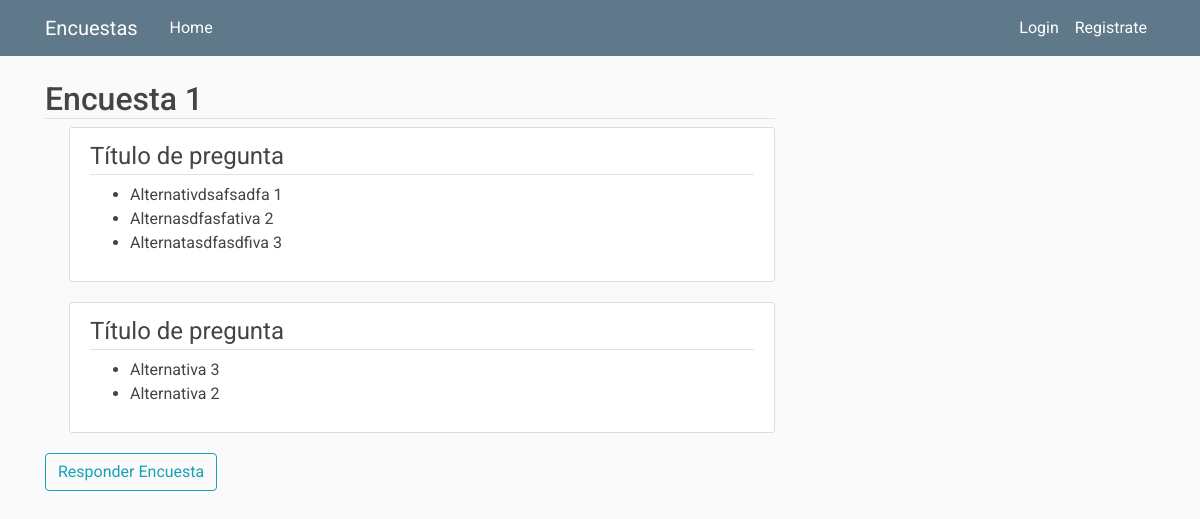
The app's page /encuesta/3 with its own data.
### encuestas/models.py (models this page shows)
class Encuesta(db.Model):
    id = db.Column(db.Integer, primary_key = True)
    title = db.Column(db.String(100),nullable = False)
    date_created = db.Column(db.DateTime, nullable = False, default = datetime.utcnow)
    date_posted = db.Column(db.DateTime, default = datetime.utcnow)
    user_id = db.Column(db.Integer, db.ForeignKey('user.id'),nullable = False)
    preguntas = db.relationship('Pregunta', backref = 'content', lazy = True)
    estado =  db.Column(db.String(100), default = "creada")

class Pregunta(db.Model):
    id = db.Column(db.Integer, primary_key = True)
    title = db.Column(db.String(100), nullable = False)
    encuesta_id = db.Column(db.Integer, db.ForeignKey('encuesta.id'), nullable = False)
    items = db.relationship('Item', backref = 'options', lazy = True)

class Item(db.Model):
    id = db.Column(db.Integer, primary_key = True)
    description = db.Column(db.String(1000), nullable = False)
    pregunta_id = db.Column(db.Integer, db.ForeignKey('pregunta.id'), nullable = False)

### encuestas/routes.py (the view, shortened to what this page needs)
@app.route("/encuesta/<int:encuesta_id>", methods=['GET', 'POST'])
def encuesta(encuesta_id):
    encuesta = Encuesta.query.get_or_404(encuesta_id)
    preguntas = Pregunta.query.filter_by(encuesta_id = encuesta_id)
    id_preguntas = []
    for preg in preguntas:
        id_preguntas.append(preg.id)
    items = Item.query.filter(Item.pregunta_id.in_(id_preguntas))
    boton_editar = False
    boton_respuestas = False
    return render_template('encuesta.html',
        title= 'Encuesta',
        encuesta = encuesta,
        preguntas = preguntas,
        items = items,
        boton_editar = boton_editar,
        boton_respuestas = boton_respuestas
    )

### encuestas/templates/encuesta.html (shortened to what this page needs)
{% extends "layout.html" %} {% block content %}
<h2 class="border-bottom mb-2">{{ encuesta.title}}</h2>
{%for pregunta in preguntas%}
<div class="content-section ml-4">
    <fieldset class="form-group mb-0">
        <legend class="border-bottom">{{pregunta.title}}</legend>
    </fieldset>
    <ul>
        {%for item in items%} {%if pregunta.id == item.pregunta_id%}
        <li>{{item.description}}</li>
        {%endif%} {%endfor%}
    </ul>
</div>
{%endfor%}
{%if encuesta.estado == "publicada"%}
<a class="btn btn-outline-info"
   href="{{ url_for('responder_encuesta', encuesta_id=encuesta.id) }}">Responder Encuesta</a>
{%endif%}
{% endblock content %}

### encuestas/static/main.css (style rules this page uses)
body { font-family: "Roboto", sans-serif; font-weight: 400; background: #fafafa; color: #444; margin-top: 5rem; box-sizing: border-box; }
h1, h2, h3, h4, h5, h6 { color: #444444; }
.content-section { background: #ffffff; padding: 10px 20px; border: 1px solid #dddddd; border-radius: 3px; margin-bottom: 20px; }

### records on screen
Encuesta: title "Encuesta 1"
Pregunta: title "Título de pregunta"
Item: description "Alternativdsafsadfa 1"
Item: description "Alternasdfasfativa 2"
Item: description "Alternatasdfasdfiva 3"
Pregunta: title "Título de pregunta"
Item: description "Alternativa 3"
Item: description "Alternativa 2"
